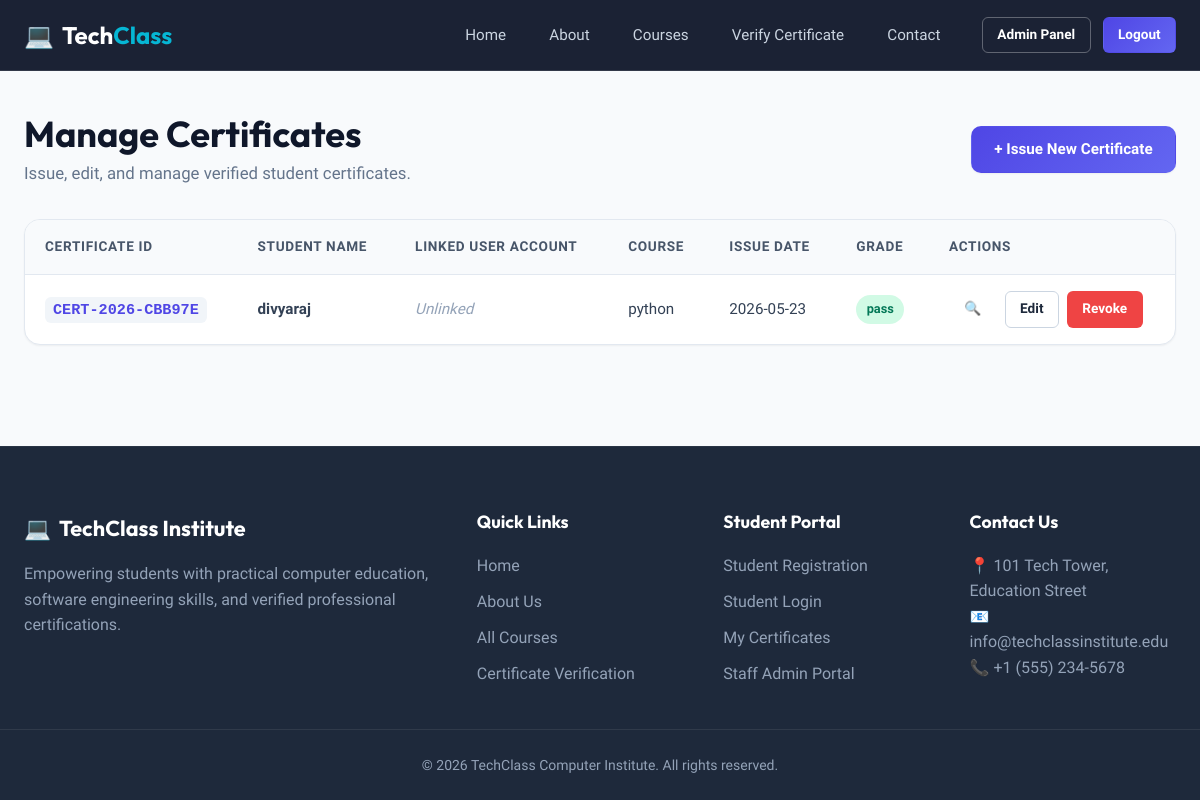
The page /admin-panel/certificates/ (signed in) on the database its author committed.
### certificates/models.py (models this page shows, shortened)
class Certificate(models.Model):
    certificate_id = models.CharField(max_length=30, unique=True, db_index=True)
    student_name = models.CharField(max_length=200)
    student = models.ForeignKey(User, on_delete=models.SET_NULL, null=True, blank=True, related_name='certificates')
    course = models.ForeignKey('courses.Course', on_delete=models.PROTECT)
    issue_date = models.DateField()
    grade = models.CharField(max_length=20, blank=True, null=True)
    created_at = models.DateTimeField(auto_now_add=True)

### courses/models.py (models this page shows, shortened)
class Course(models.Model):
    name = models.CharField(max_length=200)
    description = models.TextField()
    duration = models.CharField(max_length=50)
    fee = models.DecimalField(max_digits=8, decimal_places=2, blank=True, null=True)
    image = models.ImageField(upload_to='courses/', blank=True, null=True)
    created_at = models.DateTimeField(auto_now_add=True)

### dashboard/views.py (the view)
# urls.py: path('certificates/', views.manage_certificates, name='manage_certificates'),
@staff_required
def manage_certificates(request):
    certificates = Certificate.objects.select_related('course', 'student').order_by('-created_at')
    return render(request, 'dashboard/manage_certificates.html', {'certificates': certificates})

### templates/dashboard/manage_certificates.html (shortened to what this page needs)
{% extends 'base.html' %}
{% block content %}
<div class="container">
    <div style="display: flex; justify-content: space-between; align-items: center; margin-bottom: 2rem; flex-wrap: wrap; gap: 1rem;">
        <div>
            <h1 class="page-title" style="text-align: left; margin-bottom: 0.25rem;">Manage Certificates</h1>
            <p class="page-subtitle" style="text-align: left;">Issue, edit, and manage verified student certificates.</p>
        </div>
        <a href="{% url 'dashboard:add_certificate' %}" class="btn btn-primary">+ Issue New Certificate</a>
    </div>
    {% if certificates %}
    <div class="table-container">
        <table class="custom-table">
            <thead>
                <tr>
                    <th>Certificate ID</th>
                    <th>Student Name</th>
                    <th>Linked User Account</th>
                    <th>Course</th>
                    <th>Issue Date</th>
                    <th>Grade</th>
                    <th>Actions</th>
                </tr>
            </thead>
            <tbody>
                {% for cert in certificates %}
                <tr>
                    <td><code style="background: var(--gray-100); padding: 0.25rem 0.5rem; border-radius: var(--radius-sm); font-weight: 600; color: var(--primary);">{{ cert.certificate_id }}</code></td>
                    <td><strong>{{ cert.student_name }}</strong></td>
                    <td>
                        {% if cert.student %}
                            <span class="badge badge-primary">👤 {{ cert.student.email }}</span>
                        {% else %}
                            <span style="color: var(--gray-400); font-style: italic;">Unlinked</span>
                        {% endif %}
                    </td>
                    <td>{{ cert.course.name }}</td>
                    <td>{{ cert.issue_date|date:"Y-m-d" }}</td>
                    <td>
                        {% if cert.grade %}<span class="badge badge-success">{{ cert.grade }}</span>{% else %}—{% endif %}
                    </td>
                    <td style="display: flex; gap: 0.5rem;">
                        <a href="{% url 'certificates:verify' %}?certificate_id={{ cert.certificate_id }}" target="_blank" class="btn btn-ghost btn-sm" title="Verify Certificate">🔍</a>
                        <a href="{% url 'dashboard:edit_certificate' cert.id %}" class="btn btn-outline-dark btn-sm">Edit</a>
                        <a href="{% url 'dashboard:revoke_certificate' cert.id %}" class="btn btn-danger btn-sm">Revoke</a>
                    </td>
                </tr>
                {% endfor %}
            </tbody>
        </table>
    </div>
    {% endif %}
</div>
{% endblock %}

### static/css/style.css (style rules this page uses)
:root { --primary: #4f46e5; --primary-hover: #4338ca; --primary-light: #eef2ff; --secondary: #06b6d4; --accent: #f59e0b; --dark: #0f172a; --dark-surface: #1e293b; --light-bg: #f8fafc; --white: #ffffff; --gray-50: #f8fafc; --gray-100: #f1f5f9; --gray-200: #e2e8f0; --gray-300: #cbd5e1; --gray-400: #94a3b8; --gray-500: #64748b; --gray-600: #475569; --gray-700: #334155; --gray-800: #1e293b; --gray-900: #0f172a; --success: #10b981; --success-bg: #d1fae5; --error: #ef4444; --error-bg: #fee2e2; --warning: #f59e0b; --warning-bg: #fef3c7; --info: #3b82f6; --info-bg: #dbeafe; --font-heading: 'Outfit', -apple-system, sans-serif; --font-body: 'Plus Jakarta Sans', -apple-system, sans-serif; --radius-sm: 6px; --radius-md: 10px; --radius-lg: 16px; --radius-full: 9999px; --shadow-sm: 0 1px 2px 0 rgba(0, 0, 0, 0.05); --shadow-md: 0 4px 6px -1px rgba(0, 0, 0, 0.1), 0 2px 4px -1px rgba(0, 0, 0, 0.06); --shadow-lg: 0 10px 25px -5px rgba(0, 0, 0, 0.1), 0 10px 10px -5px rgba(0, 0, 0, 0.04); --shadow-glow: 0 0 20px rgba(79, 70, 229, 0.25); --transition: all 0.25s cubic-bezier(0.4, 0, 0.2, 1); }
*, *::before, *::after { box-sizing: border-box; margin: 0; padding: 0; }
html { scroll-behavior: smooth; }
body { font-family: var(--font-body); background-color: var(--light-bg); color: var(--gray-800); line-height: 1.6; display: flex; flex-direction: column; min-height: 100vh; }
h1, h2, h3, h4, h5, h6 { font-family: var(--font-heading); font-weight: 700; color: var(--gray-900); line-height: 1.25; }
a { color: var(--primary); text-decoration: none; transition: var(--transition); }
.btn { display: inline-flex; align-items: center; justify-content: center; gap: 0.5rem; font-family: var(--font-body); font-weight: 600; font-size: 0.95rem; padding: 0.65rem 1.4rem; border-radius: var(--radius-md); border: 1px solid transparent; cursor: pointer; transition: var(--transition); text-align: center; }
.btn-sm { font-size: 0.85rem; padding: 0.4rem 0.9rem; border-radius: var(--radius-sm); }
.btn-primary { background: linear-gradient(135deg, var(--primary), #6366f1); color: var(--white); box-shadow: var(--shadow-sm); }
.btn-outline-dark { background: transparent; border-color: var(--gray-300); color: var(--gray-800); }
.btn-ghost { background: transparent; color: var(--gray-300); }
.btn-danger { background: var(--error); color: var(--white); }
.container { max-width: 1200px; margin: 0 auto; padding: 2.5rem 1.5rem; }
.page-title { font-size: 2.25rem; color: var(--gray-900); margin-bottom: 0.5rem; }
.page-subtitle { color: var(--gray-500); font-size: 1.05rem; }
.table-container { background: var(--white); border-radius: var(--radius-lg); border: 1px solid var(--gray-200); box-shadow: var(--shadow-sm); overflow-x: auto; }
.custom-table { width: 100%; border-collapse: collapse; text-align: left; }
.custom-table th { background: var(--gray-50); color: var(--gray-600); font-weight: 600; font-size: 0.85rem; text-transform: uppercase; letter-spacing: 0.05em; padding: 1rem 1.25rem; border-bottom: 1px solid var(--gray-200); }
.custom-table td { padding: 1rem 1.25rem; border-bottom: 1px solid var(--gray-100); font-size: 0.95rem; color: var(--gray-700); }
.custom-table tr:last-child td { border-bottom: none; }
.badge { display: inline-block; padding: 0.25rem 0.65rem; font-size: 0.8rem; font-weight: 600; border-radius: var(--radius-full); }
.badge-success { background: var(--success-bg); color: #047857; }

### rows shown on the page
Certificate: certificate_id "CERT-2026-CBB97E", student_name "divyaraj", shows "Unlinked", course.name "python", issue_date "2026-05-23", grade "pass"
